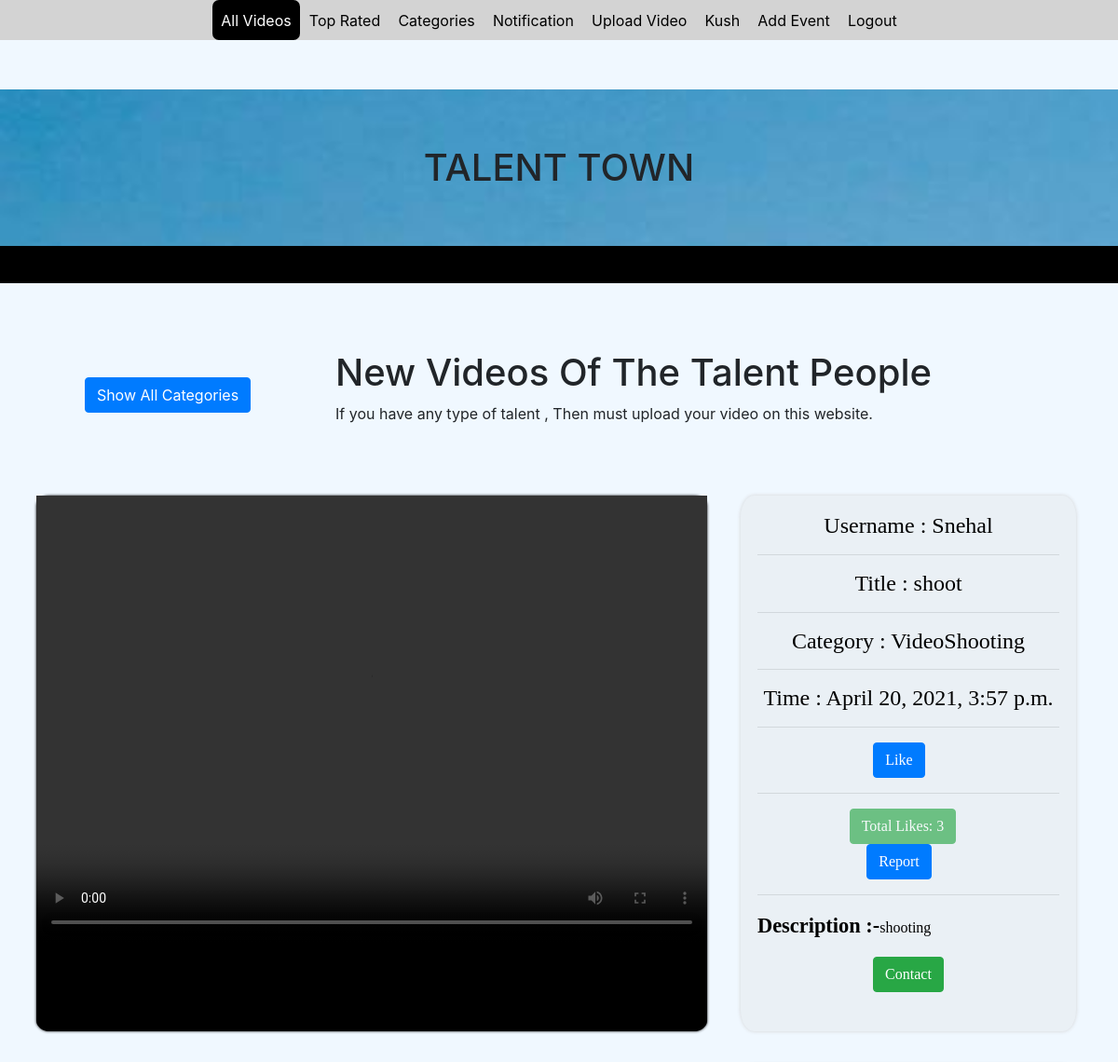
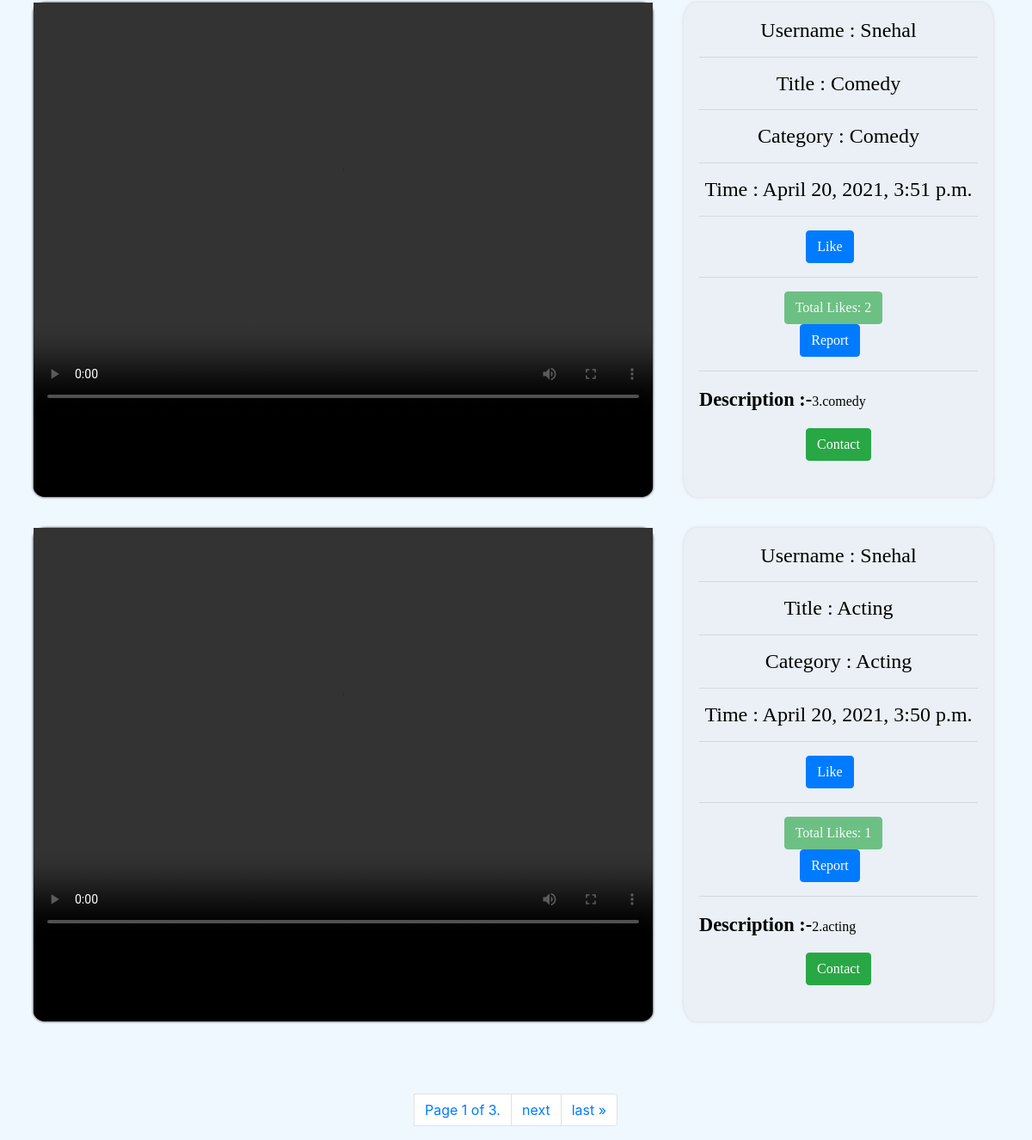
/index/ (signed in), run on the app's committed database (2 pictures, top to bottom).
### my_app/models.py (models this page shows, shortened)
class Userinfo(models.Model):
    FirstName = models.CharField(max_length = 100)
    LastName = models.CharField(max_length = 100)
    Mobile = models.CharField(max_length = 100)
    EmailId = models.EmailField()
    Password = models.CharField(max_length = 100)
    role = models.CharField(max_length=100,default='user')
    verify = models.BooleanField(default=False)

class Uploadvideo(models.Model):
    user = models.ForeignKey(Userinfo,on_delete=models.CASCADE)
    video = models.FileField(upload_to='video/')
    catagory = models.CharField(max_length=100)
    title = models.CharField(max_length=100)
    dis = models.TextField()
    likes = models.ManyToManyField(Userinfo, related_name="liked_users")
    created_at = models.DateTimeField(auto_now_add=True)
    like_count = models.IntegerField(default=0)

### my_app/views.py (the view)
# urls.py: path('index/',views.index,name='index'),
def index(request):
    uv = Uploadvideo.objects.all()[::-1]
    user = Userinfo.objects.get(EmailId=request.session['email'])
    paginator = Paginator(uv, 3) # Show 3 contacts per page.
    page_number = request.GET.get('page')
    page_obj = paginator.get_page(page_number)
    return render(request, 'index.html',{'page_obj':page_obj,"user":user})

### my_app/templates/index.html (shortened to what this page needs)
{% load static %}
<!DOCTYPE html>
<html lang="en">
    <head>
        <link rel="stylesheet" href="https://stackpath.bootstrapcdn.com/bootstrap/4.4.1/css/bootstrap.min.css">
        <link rel="stylesheet" href="{% static 'assets/css/index.css' %}">
    </head>
<body>
    <div class="main_div">
        <div class="profile">
            <div class="allvideo"><a href="{% url 'index' %}"  style="color:white">All Videos</a></div>
            <div><a href="{% url 'toprated' %}">Top Rated</a></div>
            <div><a href="{% url 'categories' %}">Categories</a></div>
            <div><a href="{% url 'notification' %}">Notification</a></div>
            <div><a href="{% url 'upload_media' %}">Upload Video</a></div>
            <div><a href="{% url 'my_account' %}">{{user.FirstName}}</a></div>
            {% if user.role == 'director' %}
                <div><a href="{% url 'add_notification' %}">Add Event</a></div>
            {% endif %}
            <div><a href="{% url 'logout' %}">Logout</a></div>
        </div><br><br><br><br>
        <div class="head">
            <div class="text1">
                <h1 style="margin-bottom: 0px; text-align: center;">TALENT TOWN</h1>
            </div>
        </div>
        <div class="black">
        </div>
        <br><br><br>
        <div class="head2">
            <div class="head2_left">
                <div style="display: table;margin: 0px auto;">
                    <a class="btn btn-primary my-2 my-sm-0" href="{% url 'categories' %}">Show All Categories</a>
                </div>
            </div>
            <div class="head2_right">
                <h1>New Videos Of The Talent People</h1>
                <p>If you have any type of talent , Then must upload your video on this website.<p>
            </div>
        </div>
            <div class="videos">
                {% for i in page_obj %}
                <div class="box">
                    <div class="videos1">
                        <a href="http://google.com">
                                <video width="100%" controls>
                                    <source src="{{i.video.url}}" type="video/mp4">
                                </video>
                        </a>
                    </div>
                </div>
                <div class="video_data">
                    <div class="video_text">
                        <h4>Username : {{i.user.FirstName}}</h4><hr>
                        <h4>Title : {{i.title}} </h4><hr>
                        <h4>Category : {{i.catagory}} </h4><hr>
                        <h4>Time : {{i.created_at}} </h4><hr>
                        <form action="{% url 'like' i.id  %}" method="POST">
                            <button type = "submit" class="btn btn-primary">Like</button>&nbsp;&nbsp;&nbsp;&nbsp;&nbsp;
                        </form>
                        <hr>
                            <button class="btn btn-success disabled">Total Likes: {{i.likes.count}} </button>&nbsp;&nbsp;&nbsp;
                            <form action="{% url 'report' i.id  %}" method="GET">
                                <button type = "submit" class="btn btn-primary">Report</button>&nbsp;&nbsp;&nbsp;&nbsp;&nbsp;
                            </form>
                            <hr>
                            <p style="text-align: left;"><b style="font-size: 1.4rem;">Description :-</b>{{i.dis}}</p>
                            {% if user.role == 'director' %}
                            <form action="{% url 'like_contact' i.id %}" method="GET">
                                <button type = "submit" class="btn btn-success">Contact</button>
                            </form>
                            {% endif %}
                        </div>
                </div>
                    {% endfor %}
                </div>
            </div>
        <br><br>
        <nav aria-label="Page navigation example" class="d-flex justify-content-center">
            <ul class="pagination">
              <span class="current page-link">
                Page {{ page_obj.number }} of {{ page_obj.paginator.num_pages }}.
                </span>
                {% if page_obj.has_next %}
                    <li class="page-item">
                        <a href="?page={{ page_obj.next_page_number }}"  class="page-link">next</a>
                    </li>
                    <li class="page-item">
                        <a href="?page={{ page_obj.paginator.num_pages }}"  class="page-link">last &raquo;</a>
                    </li>
                {% endif %}
            </ul>
          </nav>
</body>
</html>

### my_app/static/assets/css/index.css (style rules this page uses)
* { margin: 0; padding: 0; box-sizing: border-box; }
body { background-color: aliceblue; }
.profile { background-color:lightgray; width: 100%; position: fixed; z-index: 100; display: flex; flex-direction: row; justify-content: center; }
.profile div { text-align: center; color: black; padding: 0.6rem; }
.allvideo { background-color: black; border-radius: 7px; }
.profile div a { color: black; }
.head { width: 100%; display: flex; flex-direction: row; }
.text1 { width: 100%; padding: 5%; background-color: transparent; }
.black { background-color: black; height: 5vh; }
.head2 { width: 100%; display: flex; flex-direction: row; }
.head2_left { width: 30%; align-self: center; }
.head2_right { width: 70%; }
.videos { width: 100%; padding-top: 5%; display: flex; flex-direction: row; flex-wrap: wrap; }
.box { width: 60%; margin-right: 3%; margin-left: 3.25%; margin-bottom: 3%; background-color: black; border-radius: 2%; box-shadow: 0px 0px 3px black; }
video { height: 60vh; }
.video_data { width: 30%; margin-bottom: 3%; background-color:rgba(211, 211, 211, 0.233); border-radius: 4%; box-shadow: lightgray 0px 0px 4px; }
.video_text { text-align: center; padding: 5%; font-family: 'Times New Roman', Times, serif; color: black; }

### data on the page
Userinfo: FirstName "Kush"
Uploadvideo: user.FirstName "Snehal", title "shoot", catagory "VideoShooting", created_at "April 20, 2021, 3:57 p.m.", likes.count "3", dis "shooting"
Uploadvideo: user.FirstName "Snehal", title "Comedy", catagory "Comedy", created_at "April 20, 2021, 3:51 p.m.", likes.count "2", dis "3.comedy"
Uploadvideo: user.FirstName "Snehal", title "Acting", catagory "Acting", created_at "April 20, 2021, 3:50 p.m.", likes.count "1", dis "2.acting"

### other printed values
{{ page_obj.number }} "1"
{{ page_obj.paginator.num_pages }} "3"
